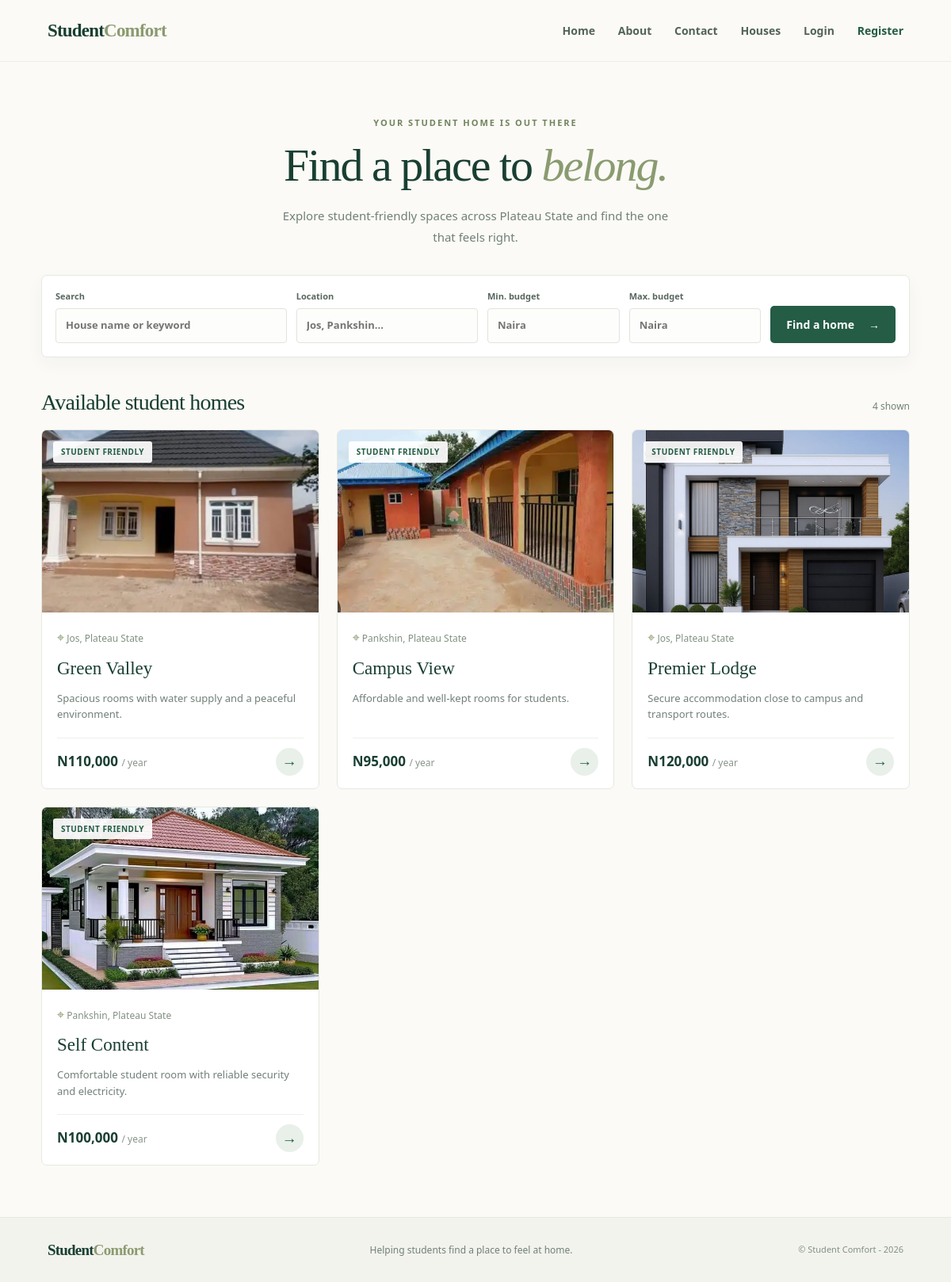
The page /houses.html on the database its author committed.
### tables this page shows
CREATE TABLE houses(
                id INTEGER PRIMARY KEY AUTOINCREMENT,
                name TEXT NOT NULL,
                address TEXT NOT NULL,
                price REAL NOT NULL,
                description TEXT NOT NULL,
                image_url TEXT
            );

### Backend/app.py (the view)
@app.route("/houses")
@app.route("/houses.html")
def houses():
    query = request.args.get("q", "").strip()
    location = request.args.get("location", "").strip()
    min_price = request.args.get("min_price", type=float)
    max_price = request.args.get("max_price", type=float)
    page = request.args.get("page", 1, type=int)
    page = max(page, 1)
    per_page = 6
    where = []
    parameters = []
    if query:
        where.append("(name LIKE ? OR address LIKE ? OR description LIKE ?)")
        search = f"%{query}%"
        parameters.extend([search, search, search])
    if location:
        where.append("address LIKE ?")
        parameters.append(f"%{location}%")
    if min_price is not None:
        where.append("price >= ?")
        parameters.append(min_price)
    if max_price is not None:
        where.append("price <= ?")
        parameters.append(max_price)
    where_sql = f"WHERE {' AND '.join(where)}" if where else ""
    count_sql = f"SELECT COUNT(*) FROM houses {where_sql}"
    with get_db_connection() as conn:
        total = conn.execute(count_sql, parameters).fetchone()[0]
        total_pages = max((total + per_page - 1) // per_page, 1)
        page = min(page, total_pages)
        houses = conn.execute(
            f"""
            SELECT * FROM houses {where_sql}
            ORDER BY id DESC
            LIMIT ? OFFSET ?
            """,
            parameters + [per_page, (page - 1) * per_page],
        ).fetchall()
        locations = conn.execute(
            "SELECT DISTINCT address FROM houses ORDER BY address"
        ).fetchall()
    return render_template(
        "houses.html",
        houses=houses,
        locations=locations,
        query=query,
        location=location,
        min_price=min_price,
        max_price=max_price,
        page=page,
        total_pages=total_pages,
    )

### Backend/app.py (called while the page is built)
def get_db_connection():
    conn = sqlite3.connect(BASE_DIR / "Student_Comfort.db")
    conn.row_factory = sqlite3.Row
    return conn

### Templates/houses.html (shortened to what this page needs)
<!DOCTYPE html>
<html lang="en">
<head>
    <link rel="stylesheet" href="{{ url_for('static', filename='main.css') }}">
</head>
<body>
    <nav>
        <a class="brand" href="{{ url_for('index') }}">Student<span>Comfort</span></a>
        <div class="nav-links">
        <a href="{{ url_for('index') }}">Home</a>
        <a href="{{ url_for('about') }}">About</a>
        <a href="{{ url_for('contact') }}">Contact</a>
        <a href="{{ url_for('houses') }}">Houses</a>
        {% if session.get('user_id') %}
            <span>Hi, {{ session.get('username') }}</span>
            <a href="{{ url_for('logout') }}">Logout</a>
        {% else %}
            <a href="{{ url_for('login') }}">Login</a>
            <a href="{{ url_for('register') }}">Register</a>
        {% endif %}
        </div>
    </nav>
    <main class="browse-page">
    <header class="page-heading">
        <span class="eyebrow">YOUR STUDENT HOME IS OUT THERE</span>
        <h1>Find a place to <em>belong.</em></h1>
        <p>Explore student-friendly spaces across Plateau State and find the one that feels right.</p>
    </header>
    <form class="search-form" method="get" action="{{ url_for('houses') }}">
        <label><span>Search</span><input type="search" name="q" value="{{ query }}" placeholder="House name or keyword"></label>
        <label><span>Location</span><input type="text" name="location" value="{{ location }}" placeholder="Jos, Pankshin..."></label>
        <label><span>Min. budget</span><input type="number" name="min_price" value="{{ min_price if min_price is not none else '' }}" placeholder="Naira"></label>
        <label><span>Max. budget</span><input type="number" name="max_price" value="{{ max_price if max_price is not none else '' }}" placeholder="Naira"></label>
        <button type="submit" class="button button-primary">Find a home <span aria-hidden="true">→</span></button>
    </form>
    <div class="results-heading"><h2>Available student homes</h2><span>{{ houses|length }} shown</span></div>
    <div class="houses">
        {% for house in houses %}
        <article class="houses-card">
            <a class="card-image" href="{{ url_for('house_detail', house_id=house['id']) }}">
                <img src="{{ url_for('static', filename=house['image_url']) }}" alt="{{ house['name'] }}">
                <span class="image-tag">Student friendly</span>
            </a>
            <div class="card-content">
                <p class="card-location"><span aria-hidden="true">⌖</span> {{ house['address'] }}</p>
                <h3>{{ house['name'] }}</h3>
                <p class="card-description">{{ house['description'] }}</p>
                <div class="card-bottom">
                    <p class="card-price">N{{ "{:,.0f}".format(house['price']) }} <span>/ year</span></p>
                    <a class="round-link" href="{{ url_for('house_detail', house_id=house['id']) }}" aria-label="View {{ house['name'] }}">→</a>
                </div>
            </div>
        </article>
        {% endfor %}
    </div>
    </main>
    <footer>
        <a class="brand" href="{{ url_for('index') }}">Student<span>Comfort</span></a>
        <p>Helping students find a place to feel at home.</p>
        <span>&copy; Student Comfort - 2026</span>
    </footer>
</body>
</html>

### rows shown on the page
houses: image_url (picture), address "Jos, Plateau State", name "Green Valley", description "Spacious rooms with water supply and a peaceful environment.", price "110,000"
houses: image_url (picture), address "Pankshin, Plateau State", name "Campus View", description "Affordable and well-kept rooms for students.", price "95,000"
houses: image_url (picture), address "Jos, Plateau State", name "Premier Lodge", description "Secure accommodation close to campus and transport routes.", price "120,000"
houses: image_url (picture), address "Pankshin, Plateau State", name "Self Content", description "Comfortable student room with reliable security and electricity.", price "100,000"

### other values the page prints
{{ houses|length }} "4"
